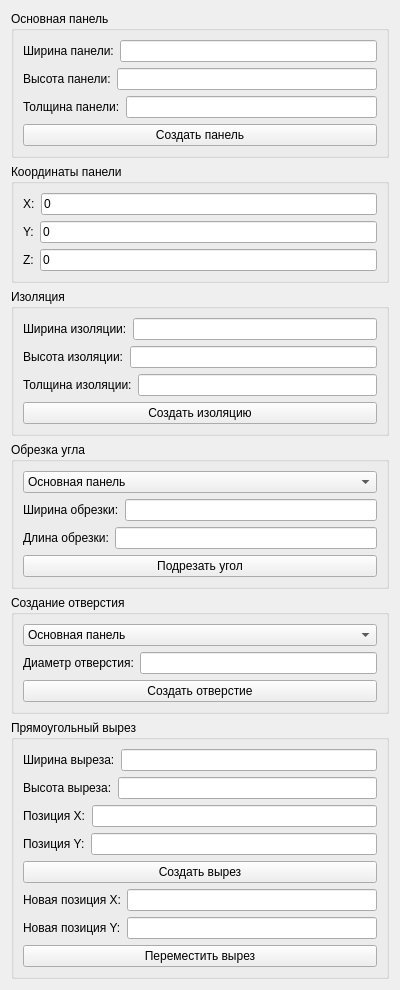
<?xml version="1.0" encoding="UTF-8"?>
<ui version="4.0">
 <class>PanelCreatorForm</class>
 <widget class="QWidget" name="PanelCreatorForm">
  <property name="geometry">
   <rect>
    <x>0</x>
    <y>0</y>
    <width>400</width>
    <height>800</height>
   </rect>
  </property>
  <property name="windowTitle">
   <string>Создание панели с изоляцией</string>
  </property>
  <layout class="QVBoxLayout" name="verticalLayout">
   <item>
    <widget class="QGroupBox" name="panelGroup">
     <property name="title">
      <string>Основная панель</string>
     </property>
     <layout class="QVBoxLayout" name="verticalLayout_2">
      <item>
       <layout class="QHBoxLayout" name="horizontalLayout">
        <item>
         <widget class="QLabel" name="label">
          <property name="text">
           <string>Ширина панели:</string>
          </property>
         </widget>
        </item>
        <item>
         <widget class="QLineEdit" name="widthInput"/>
        </item>
       </layout>
      </item>
      <item>
       <layout class="QHBoxLayout" name="horizontalLayout_2">
        <item>
         <widget class="QLabel" name="label_2">
          <property name="text">
           <string>Высота панели:</string>
          </property>
         </widget>
        </item>
        <item>
         <widget class="QLineEdit" name="heightInput"/>
        </item>
       </layout>
      </item>
      <item>
       <layout class="QHBoxLayout" name="horizontalLayout_3">
        <item>
         <widget class="QLabel" name="label_3">
          <property name="text">
           <string>Толщина панели:</string>
          </property>
         </widget>
        </item>
        <item>
         <widget class="QLineEdit" name="thicknessInput"/>
        </item>
       </layout>
      </item>
      <item>
       <widget class="QPushButton" name="createPanelButton">
        <property name="text">
         <string>Создать панель</string>
        </property>
       </widget>
      </item>
     </layout>
    </widget>
   </item>
   <item>
    <widget class="QGroupBox" name="coordGroup">
     <property name="title">
      <string>Координаты панели</string>
     </property>
     <layout class="QVBoxLayout" name="verticalLayout_3">
      <item>
       <layout class="QHBoxLayout" name="horizontalLayout_4">
        <item>
         <widget class="QLabel" name="label_4">
          <property name="text">
           <string>X:</string>
          </property>
         </widget>
        </item>
        <item>
         <widget class="QLineEdit" name="xCoord">
          <property name="text">
           <string>0</string>
          </property>
         </widget>
        </item>
       </layout>
      </item>
      <item>
       <layout class="QHBoxLayout" name="horizontalLayout_5">
        <item>
         <widget class="QLabel" name="label_5">
          <property name="text">
           <string>Y:</string>
          </property>
         </widget>
        </item>
        <item>
         <widget class="QLineEdit" name="yCoord">
          <property name="text">
           <string>0</string>
          </property>
         </widget>
        </item>
       </layout>
      </item>
      <item>
       <layout class="QHBoxLayout" name="horizontalLayout_6">
        <item>
         <widget class="QLabel" name="label_6">
          <property name="text">
           <string>Z:</string>
          </property>
         </widget>
        </item>
        <item>
         <widget class="QLineEdit" name="zCoord">
          <property name="text">
           <string>0</string>
          </property>
         </widget>
        </item>
       </layout>
      </item>
     </layout>
    </widget>
   </item>
   <item>
    <widget class="QGroupBox" name="isolationGroup">
     <property name="title">
      <string>Изоляция</string>
     </property>
     <layout class="QVBoxLayout" name="verticalLayout_4">
      <item>
       <layout class="QHBoxLayout" name="horizontalLayout_7">
        <item>
         <widget class="QLabel" name="label_7">
          <property name="text">
           <string>Ширина изоляции:</string>
          </property>
         </widget>
        </item>
        <item>
         <widget class="QLineEdit" name="isolationWidthInput"/>
        </item>
       </layout>
      </item>
      <item>
       <layout class="QHBoxLayout" name="horizontalLayout_8">
        <item>
         <widget class="QLabel" name="label_8">
          <property name="text">
           <string>Высота изоляции:</string>
          </property>
         </widget>
        </item>
        <item>
         <widget class="QLineEdit" name="isolationHeightInput"/>
        </item>
       </layout>
      </item>
      <item>
       <layout class="QHBoxLayout" name="horizontalLayout_9">
        <item>
         <widget class="QLabel" name="label_9">
          <property name="text">
           <string>Толщина изоляции:</string>
          </property>
         </widget>
        </item>
        <item>
         <widget class="QLineEdit" name="isolationThicknessInput"/>
        </item>
       </layout>
      </item>
      <item>
       <widget class="QPushButton" name="createIsolationButton">
        <property name="text">
         <string>Создать изоляцию</string>
        </property>
       </widget>
      </item>
     </layout>
    </widget>
   </item>
   <item>
    <widget class="QGroupBox" name="cutGroup">
     <property name="title">
      <string>Обрезка угла</string>
     </property>
     <layout class="QVBoxLayout" name="verticalLayout_5">
      <item>
       <widget class="QComboBox" name="cutTarget">
        <item>
         <property name="text">
          <string>Основная панель</string>
         </property>
        </item>
        <item>
         <property name="text">
          <string>Изоляция</string>
         </property>
        </item>
       </widget>
      </item>
      <item>
       <layout class="QHBoxLayout" name="horizontalLayout_10">
        <item>
         <widget class="QLabel" name="label_10">
          <property name="text">
           <string>Ширина обрезки:</string>
          </property>
         </widget>
        </item>
        <item>
         <widget class="QLineEdit" name="cutWidthInput"/>
        </item>
       </layout>
      </item>
      <item>
       <layout class="QHBoxLayout" name="horizontalLayout_11">
        <item>
         <widget class="QLabel" name="label_11">
          <property name="text">
           <string>Длина обрезки:</string>
          </property>
         </widget>
        </item>
        <item>
         <widget class="QLineEdit" name="cutLengthInput"/>
        </item>
       </layout>
      </item>
      <item>
       <widget class="QPushButton" name="cutCornerButton">
        <property name="text">
         <string>Подрезать угол</string>
        </property>
       </widget>
      </item>
     </layout>
    </widget>
   </item>
   <item>
    <widget class="QGroupBox" name="holeGroup">
     <property name="title">
      <string>Создание отверстия</string>
     </property>
     <layout class="QVBoxLayout" name="verticalLayout_6">
      <item>
       <widget class="QComboBox" name="holeTarget">
        <item>
         <property name="text">
          <string>Основная панель</string>
         </property>
        </item>
        <item>
         <property name="text">
          <string>Изоляция</string>
         </property>
        </item>
       </widget>
      </item>
      <item>
       <layout class="QHBoxLayout" name="horizontalLayout_12">
        <item>
         <widget class="QLabel" name="label_12">
          <property name="text">
           <string>Диаметр отверстия:</string>
          </property>
         </widget>
        </item>
        <item>
         <widget class="QLineEdit" name="holeDiameterInput"/>
        </item>
       </layout>
      </item>
      <item>
       <widget class="QPushButton" name="createHoleButton">
        <property name="text">
         <string>Создать отверстие</string>
        </property>
       </widget>
      </item>
     </layout>
    </widget>
   </item>
   <item>
    <widget class="QGroupBox" name="cutoutGroup">
     <property name="title">
      <string>Прямоугольный вырез</string>
     </property>
     <layout class="QVBoxLayout" name="verticalLayout_7">
      <item>
       <layout class="QHBoxLayout" name="horizontalLayout_13">
        <item>
         <widget class="QLabel" name="label_13">
          <property name="text">
           <string>Ширина выреза:</string>
          </property>
         </widget>
        </item>
        <item>
         <widget class="QLineEdit" name="cutoutWidthInput"/>
        </item>
       </layout>
      </item>
      <item>
       <layout class="QHBoxLayout" name="horizontalLayout_14">
        <item>
         <widget class="QLabel" name="label_14">
          <property name="text">
           <string>Высота выреза:</string>
          </property>
         </widget>
        </item>
        <item>
         <widget class="QLineEdit" name="cutoutHeightInput"/>
        </item>
       </layout>
      </item>
      <item>
       <layout class="QHBoxLayout" name="horizontalLayout_15">
        <item>
         <widget class="QLabel" name="label_15">
          <property name="text">
           <string>Позиция X:</string>
          </property>
         </widget>
        </item>
        <item>
         <widget class="QLineEdit" name="cutoutXInput"/>
        </item>
       </layout>
      </item>
      <item>
       <layout class="QHBoxLayout" name="horizontalLayout_16">
        <item>
         <widget class="QLabel" name="label_16">
          <property name="text">
           <string>Позиция Y:</string>
          </property>
         </widget>
        </item>
        <item>
         <widget class="QLineEdit" name="cutoutYInput"/>
        </item>
       </layout>
      </item>
      <item>
       <widget class="QPushButton" name="createCutoutButton">
        <property name="text">
         <string>Создать вырез</string>
        </property>
       </widget>
      </item>
      <item>
       <layout class="QHBoxLayout" name="horizontalLayout_17">
        <item>
         <widget class="QLabel" name="label_17">
          <property name="text">
           <string>Новая позиция X:</string>
          </property>
         </widget>
        </item>
        <item>
         <widget class="QLineEdit" name="newCutoutXInput"/>
        </item>
       </layout>
      </item>
      <item>
       <layout class="QHBoxLayout" name="horizontalLayout_18">
        <item>
         <widget class="QLabel" name="label_18">
          <property name="text">
           <string>Новая позиция Y:</string>
          </property>
         </widget>
        </item>
        <item>
         <widget class="QLineEdit" name="newCutoutYInput"/>
        </item>
       </layout>
      </item>
      <item>
       <widget class="QPushButton" name="moveCutoutButton">
        <property name="text">
         <string>Переместить вырез</string>
        </property>
       </widget>
      </item>
     </layout>
    </widget>
   </item>
  </layout>
 </widget>
 <resources/>
 <connections/>
</ui>
